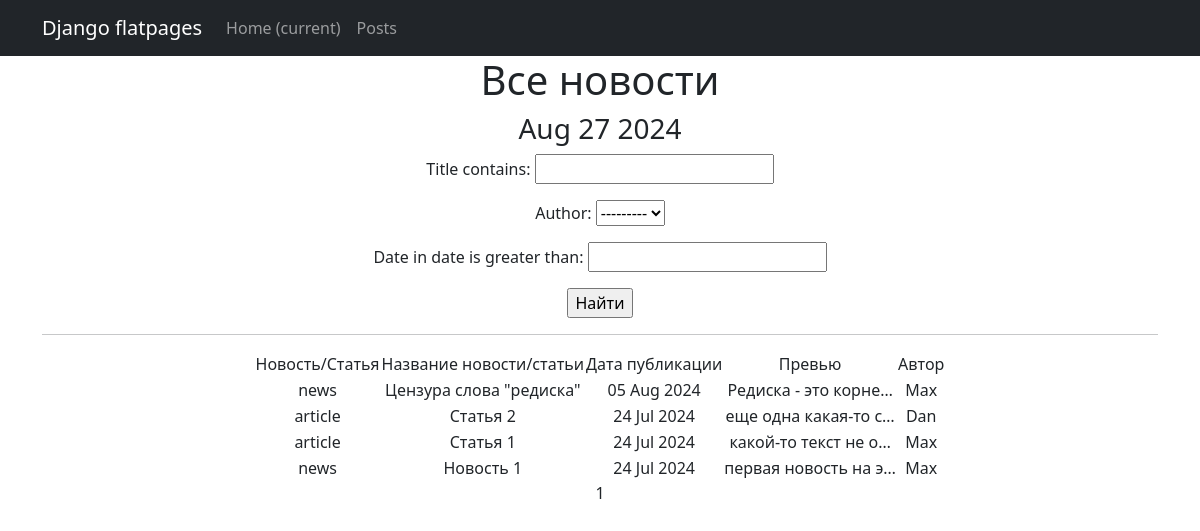
/posts/, run on an earlier commit of the app's database.
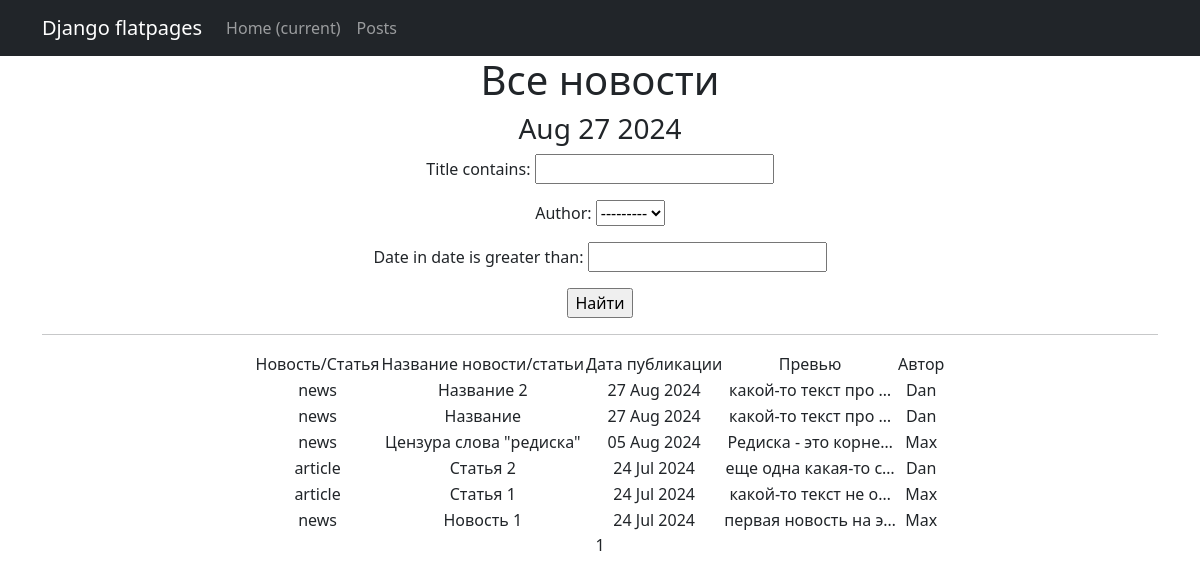
And on a later commit of the database.
### news/models.py (models this page shows, shortened)
class Post(models.Model):
    article = 'AR'
    news = 'NE'
    POSITIONS =[
        (article, 'article'),
        (news, 'news'),
    ]
    author = models.ForeignKey(Author, on_delete=models.CASCADE, related_name='posts')
    news_art = models.CharField(max_length=2,choices=POSITIONS,default='NE')
    date_in = models.DateTimeField(auto_now_add=True)
    category = models.ManyToManyField(Category, through='PostCategory')
    title = models.CharField(max_length=255)
    text = models.TextField(default='')
    rating = models.IntegerField(default=0)

class Author(models.Model):
    user = models.OneToOneField(User, on_delete=models.CASCADE)
    rating = models.IntegerField(null=True)
    def __str__(self):
        return self.user.username

### news/views.py (the view)
# urls.py: path('', PostsListView.as_view(), name='posts_list'),
class PostsListView(ListView):
    model = Post
    ordering = '-date_in'
    template_name = 'posts.html'
    context_object_name = 'posts'
    paginate_by = 10
    def get_queryset(self):
        queryset = super().get_queryset()
        self.filterset = PostFilter(self.request.GET, queryset)
        return self.filterset.qs
    def get_context_data(self, **kwargs):
        context = super().get_context_data(**kwargs)
        context['time_now'] = datetime.utcnow()
        context['filterset'] = self.filterset
        return context

### templates/posts.html (shortened to what this page needs)
{% extends 'flatpages/default.html' %}
{% load custom_tags %}
{% block content %}
<h1>Все новости</h1>
<h3>{{ time_now|date:'M d Y' }}</h3>
   <form action="" method="get">
       {{ filterset.form.as_p }}
       <input type="submit" value="Найти" />
   </form>
<hr>
{% if posts %}
       <table align="center">
           <tr>
               <td>Новость/Статья</td>
               <td>
                   Название новости/статьи
               </td>
               <td>
                   Дата публикации
               </td>
               <td>
                   Превью
               </td>
               <td>Автор</td>
           </tr>
           {% for post in posts %}
           <tr>
               <td>{{ post.get_news_art_display }}</td>
               <td>{{ post.title }}</td>
               <td>{{ post.date_in|date:'d M Y' }}</td>
               <td>{{ post.text|truncatechars:20 }}</td>
               <td>{{ post.author }}</td>
           </tr>
           {% endfor %}
       </table>
   {% else %}
       <h2>Новостей нет!</h2>
   {% endif %}
   {{ page_obj.number }}
{% endblock content %}

What changed in the data, as far as the page shows it:
added Post: news_art "news", title "Название 2", date_in "27 Aug 2024", text "какой-то текст про …", author "Dan"
added Post: news_art "news", title "Название", date_in "27 Aug 2024", text "какой-то текст про …", author "Dan"
